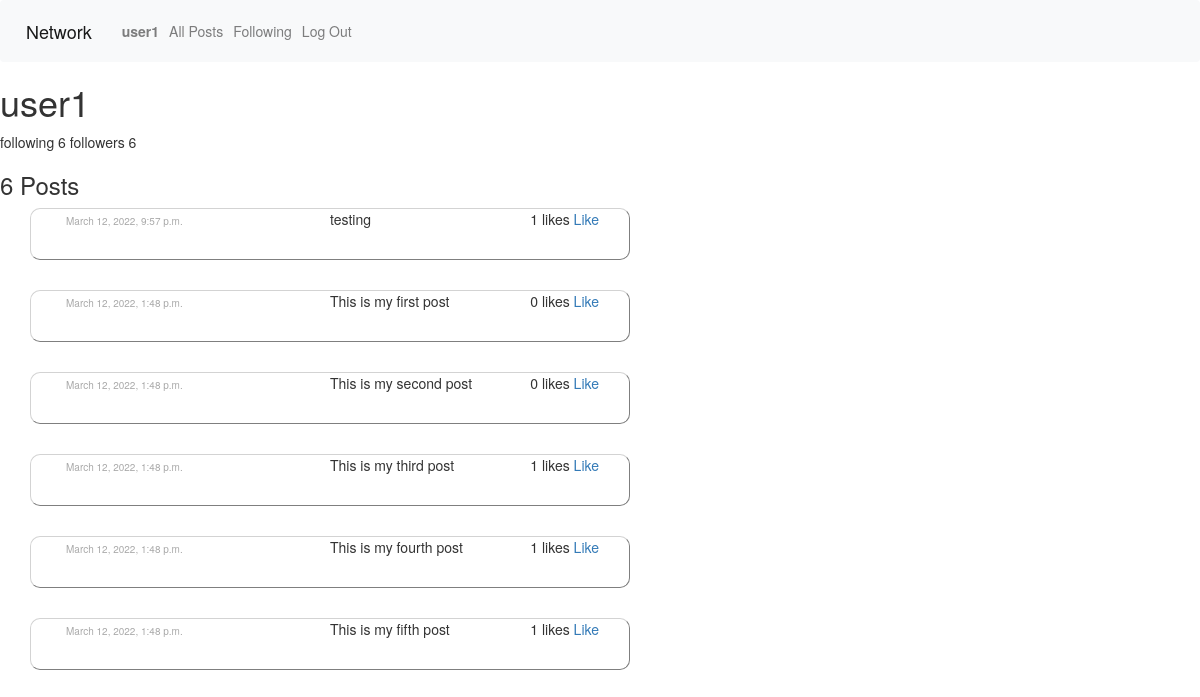
The page /user/user1 (signed in) on the database as committed earlier.
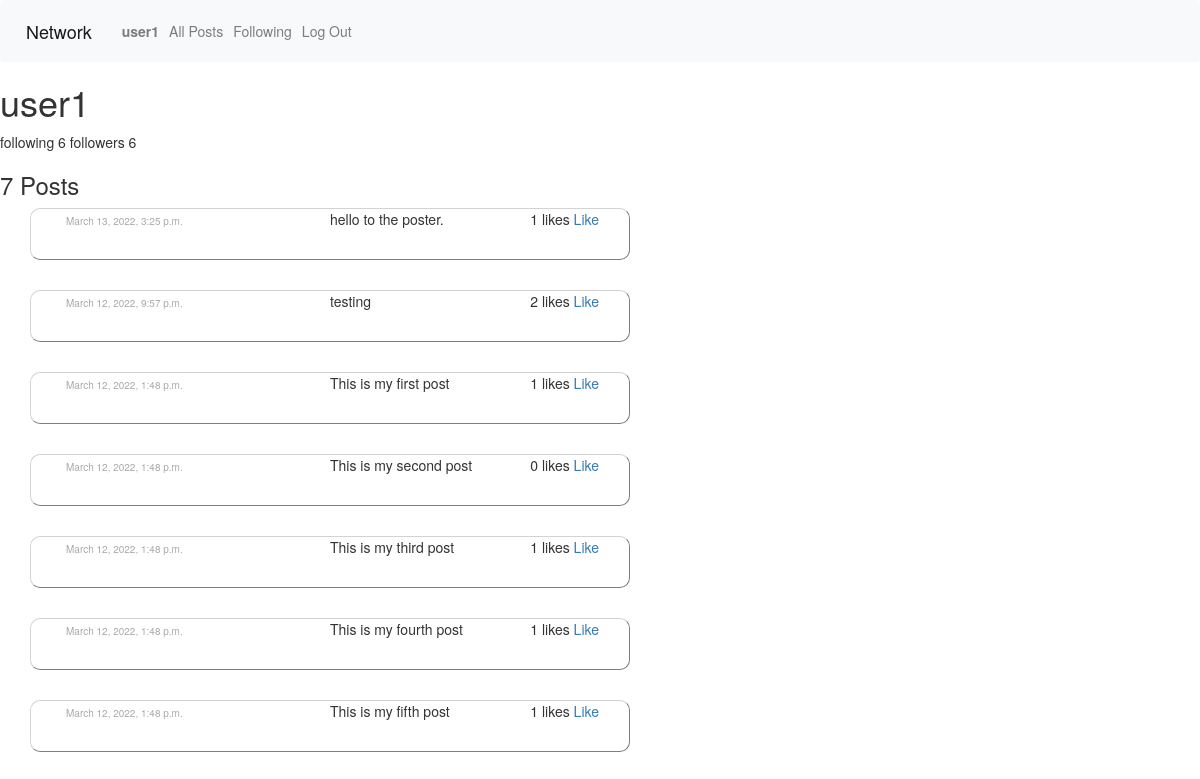
The same page on the database as committed later.
### network/models.py (models this page shows, shortened)
class Posts(models.Model):
    content = models.CharField(max_length=200)
    poster = models.ForeignKey(User, on_delete=models.CASCADE, related_name="posts")
    likes = models.IntegerField(default=0)
    date = models.DateTimeField(default=datetime.now())
    likers = models.ManyToManyField(User, blank=True, related_name="posts_liked")

### network/views.py (the view)
# urls.py: path("user/<str:username>", views.user, name="user"),
def user(request, username):
    loggedin = request.user
    owner = User.objects.filter(username=username)[0]
    posts = owner.posts.order_by("-date").all()
    posts_count = posts.count()
    num_following = owner.followings.all().count()
    num_followers = owner.followers.all().count()
    following = loggedin in owner.followers.all()
    return render(request, "network/user.html", {
        "posts": posts,
        "user2": owner,
        "num_followers": num_followers,
        "num_following": num_following,
        "following": following,
        "posts_count": posts_count
        })

### network/templates/network/user.html (shortened to what this page needs)
{% extends "network/layout.html" %}
{% block body %}
     {% if user.is_authenticated %}
    <h1> {{user2.username}}</h1>
    <a> following {{ num_following }} </a>
    <a> followers {{ num_followers }}</a>
     <h3> {{ posts_count}} Posts</h3>
    <div class="postcontainer">
    {% for post in posts %}
        <div class="posts" >
            <a> {{post.content}}</a>
            <div class="like">
                <a> {{post.likes}} likes</a>
                <a href="{% url 'like' post.id %}">
                    {% if like %}
                    Unlike
                    {% else %}
                    Like
                    {% endif %}
                </a>
            </div>
                <div class="date">
                    <a> {{post.date}}</a>
                </div>
        </div>
        {% empty%}
        <h3> No Posts</h3>
        {% endfor %}
    </div>
    {% endif %}
{% endblock %}

Rows that differ between the two databases and show on the page:
added Posts: content "hello to the poster.", likes "1", date "March 13, 2022, 3:25 p.m."
changed Posts "testing": likes "1" → "2"
changed Posts "This is my first post": likes "0" → "1"
Other text that changed with them:
{{ posts_count }}: "6" → "7"
